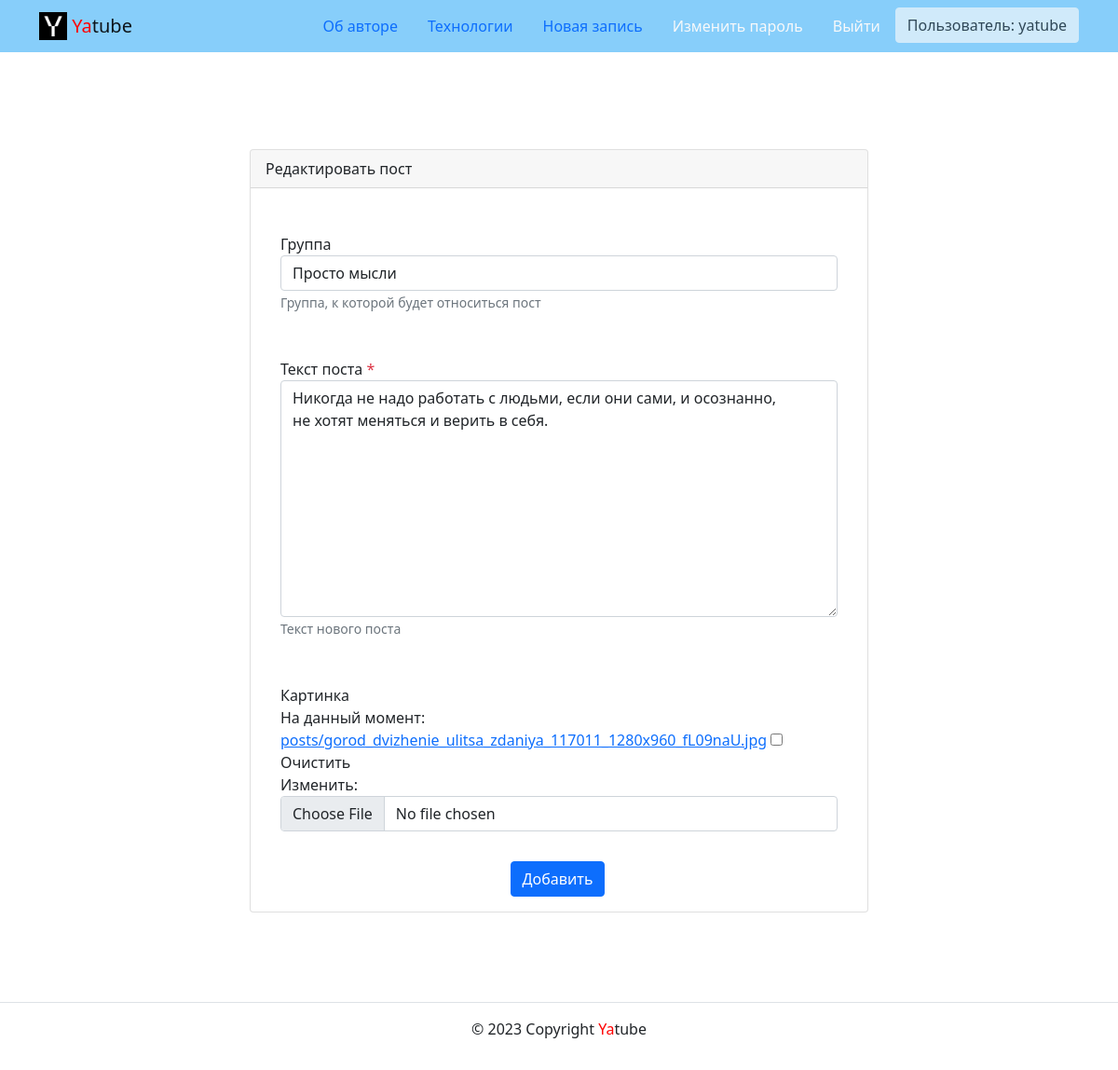
Page /posts/63/edit/ (signed in) on the committed database.
### posts/models.py (models this page shows, shortened)
class Post(CreatedModel):
    text = models.TextField(
        'Текст поста',
        help_text='Введите текст поста'
    )
    author = models.ForeignKey(
        User,
        on_delete=models.CASCADE,
        related_name='posts',
        verbose_name='Автор'
    )
    group = models.ForeignKey(
        Group,
        blank=True,
        null=True,
        on_delete=models.SET_NULL,
        related_name='posts',
        verbose_name='Группа',
        help_text='Группа, к которой будет относиться пост'
    )
    image = models.ImageField(
        'Картинка',
        upload_to='posts/',
        blank=True
    )
    class Meta:
        ordering = ('-pub_date',)
        verbose_name = 'Пост'
        verbose_name_plural = 'Посты'

### posts/views.py (the view)
# urls.py: path('posts/<int:post_id>/edit/', views.post_edit, name='post_edit'),
@login_required
def post_edit(request, post_id):
    post = get_object_or_404(Post, id=post_id)
    if request.user != post.author:
        return redirect('posts:post_detail', post_id)
    form = PostForm(request.POST or None,
                    files=request.FILES or None,
                    instance=post)
    if form.is_valid():
        form.save()
        return redirect('posts:post_detail', post_id)
    context = {
        'form': form,
        'is_edit': True
    }
    return render(request, 'posts/create_post.html', context)

### posts/forms.py
class PostForm(forms.ModelForm):
    class Meta:
        model = Post
        fields = ('group', 'text', 'image')
        help_texts = {
            'group': 'Группа, к которой будет относиться пост',
            'text': 'Текст нового поста'
        }

### core/context_processors/year.py (called while the page is built)
def year(request):
    return {
        'year': datetime.datetime.now().year
    }

### core/templatetags/user_filters.py (called while the page is built)
@register.filter
def addclass(field, css):
    return field.as_widget(attrs={'class': css})

### posts/models.py (called while the page is built)
    def __str__(self):
        return self.title

### templates/posts/create_post.html (shortened to what this page needs)
{% extends "base.html" %}
{% block content %}
  {% if is_edit %}
    {% include 'form_template.html' with param='edit_post' %}
  {% else %}
    {% include 'form_template.html' with param='create_post' %}
  {% endif %}
{% endblock %}

### templates/includes/header.html (shortened to what this page needs)
{% load static %}
<nav class="navbar navbar-light" style="background-color: lightskyblue">
  <div class="container">
    <a class="navbar-brand" href="{% url 'posts:index' %}">
      <img src="{% static 'img/logo.png' %}" width="30" height="30" class="d-inline-block align-top" alt="">
      <span style="color:red">Ya</span>tube
    </a>
    <ul class="nav nav-pills">
      {% with request.resolver_match.view_name as view_name %}
        <li class="nav-item">
          <a class="nav-link {% if view_name  == 'about:author' %}active{% endif %}"
             href="{% url 'about:author' %}">
            Об авторе
          </a>
        </li>
        <li class="nav-item">
          <a class="nav-link {% if view_name  == 'about:tech' %}active{% endif %}"
             href="{% url 'about:tech' %}">Технологии</a>
        </li>
        {% if request.user.is_authenticated %}
          <li class="nav-item">
            <a class="nav-link {% if view_name  == "posts:post_create" %}active{% endif %}"
               href="{% url 'posts:post_create' %}">Новая запись</a>
          </li>
          <li class="nav-item">
            <a class="nav-link link-light {% if view_name  == 'users:password_change' %}active{% endif %}"
               href="{% url 'users:password_change' %}">Изменить пароль</a>
          </li>
          <li class="nav-item">
            <a class="nav-link link-light {% if view_name  == 'users:logout' %}active{% endif %}"
               href="{% url 'users:logout' %}">Выйти</a>
          </li>
          <li>
            <button type="button" class="btn btn btn-light" disabled>Пользователь: {{ user.username }}</button>
          </li>
        {% endif %}
      {% endwith %}
    </ul>
  </div>
</nav>

### templates/form_template.html (shortened to what this page needs)
{% load user_filters %}
<div class="row justify-content-center">
  <div class="col-md-8 p-5">
    <div class="card">
      <div class="card-header">
        {% block card_header %} {{ 'card_header'|action_dict:param }} {% endblock %}
      </div>
      <div class="card-body">
        <form method="post"
        enctype="multipart/form-data">
          {% load user_filters %}
          {% for field in form %}
            <div class="form-group row my-3 p-3"
                {% if field.field.required %}
                 aria-required="true"
                {% else %}
                 aria-required="false"
                {% endif %}
            >
              <label for="{{ field.id_for_label }}">
                {{ field.label }}
                {% if field.field.required %}
                  <span class="required text-danger">*</span>
                {% endif %}
              </label>
              <div>
                {{ field|addclass:'form-control' }}
                {% if field.help_text %}
                  <small id="{{ field.id_for_label }}-help" class="form-text text-muted">
                    {{ field.help_text|safe }}
                  </small>
                {% endif %}
              </div>
            </div>
          {% endfor %}
          <div class="col-md-6 offset-md-5">
            <button type="submit" class="btn btn-primary">
              {{ 'button_caption'|action_dict:param }}
            </button>
        </form>
      </div>
    </div>
  </div>
</div>

### rows in the picture
Post: form "Просто мысли" "Никогда не надо работать с людьми, если они сами, и осознанно, не хотят меняться и верить в себя."

### other values in the picture
{{ user.username }} "yatube"
{{ 'card_header'|action_dict:param }} "Редактировать пост"
{{ field.label }} "Группа" "Текст поста" "Картинка"
{{ field.help_text|safe }} "Группа, к которой будет относиться пост" "Текст нового поста"
{{ 'button_caption'|action_dict:param }} "Добавить"
